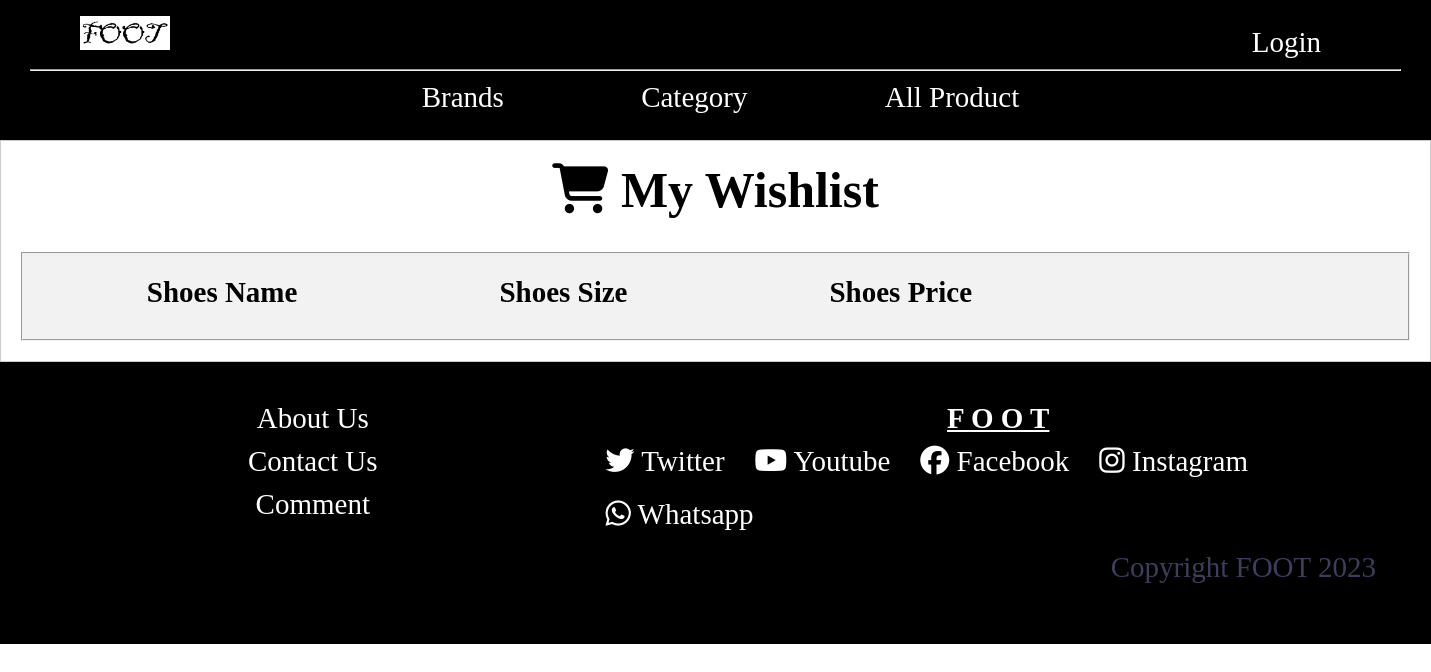
The app's page /wishlist.php?user_id=2, older data.
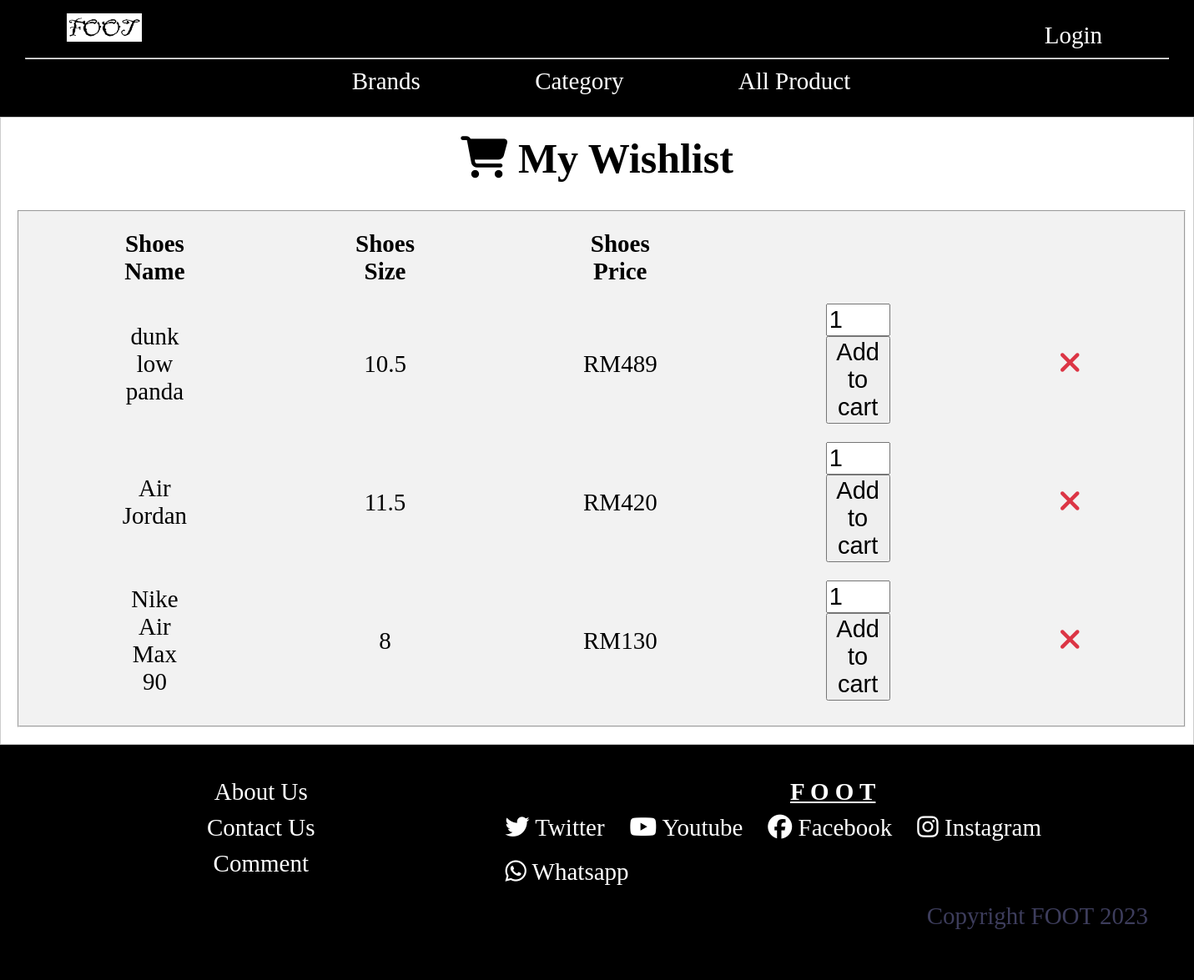
The same page, newer data.
### tables this page shows
CREATE TABLE `wishlist` (
  `wish_id` int(11) NOT NULL,
  `shoesname` varchar(30) NOT NULL,
  `price` int(30) NOT NULL,
  `size` varchar(30) NOT NULL,
  `stock` int(11) NOT NULL,
  `pro_id` int(11) NOT NULL,
  `user_id` int(11) NOT NULL
);

### wishlist.php (the view, shortened to what this page needs)
<?php
    include 'header.php';
    include 'conn.php';
?>
<!DOCTYPE html>
<html lang="en">
<head>
</head>
<body>
<div class="middle">
<div class="container">
<h1><b style="font-size: 50px;"><i class="fa fa-shopping-cart" style="font-size:50px;"> </i> My Wishlist</b></h1><br>
<fieldset>
    <?php
    $id =$_GET['user_id'];
    $sql = "SELECT * FROM wishlist where user_id = '$id' ";
    $result = mysqli_query($conn,$sql);
    ?>
  <table >
    <tr>
      <td><strong>Shoes Name </strong></td>
      <td><strong>Shoes Size</strong></td>
      <td><strong>Shoes Price</strong></td>
    </tr>
    <?php
    while($row = mysqli_fetch_array($result))
    {
        ?>
    <tr>
    <form action="" method="POST">
      <td><?php echo $row["shoesname"]; ?>     <input type="hidden" name="shoesname" value="<?php echo $row["shoesname"]?>">  <input type="hidden" name="user_id" value="<?php echo $row["user_id"];?>"> </td>
      <td><?php echo $row["size"];	?>   <input type="hidden" name="size" value="<?php echo $row["size"];?>">  <input type="hidden" name="inventory" value="<?php echo $row["stock"];?>"> </td>
      <td>RM<?php echo $row["price"];?>     <input type="hidden" name="price" value="<?php echo $row["price"];?>"> <input type="hidden" name="pro_id" value="<?php echo $row["pro_id"];?>"> </td>
      <td>  <input id="range" name="range" type="number" min="1" max="5" value="1">   <input type="hidden" name="stock" value="<?php echo $row["stock"];?>">   <button type="submit" name="submit">Add to cart</button></td>
      <td><a href="deletewishlist.php?wish_id=<?php echo $row['wish_id']; ?>&&user_id=<?php echo $id ?>"><i class="fa fa-close" style="font-size:36px;color:#dc3545;"></i></a>
      </td>
    </form>
    </tr>
        <?php
    }
    ?>
        </div>
</div>
</body>
</html>
<?php
    include 'footer.php';
?>

Row changes from the older to the newer data that the page shows:
now on this page (row edited): wishlist: shoesname "dunk low panda", size "10.5", price "489"
now on this page (row edited): wishlist: shoesname "Air Jordan", size "11.5", price "420"
now on this page (row edited): wishlist: shoesname "Nike Air Max 90", size "8", price "130"
